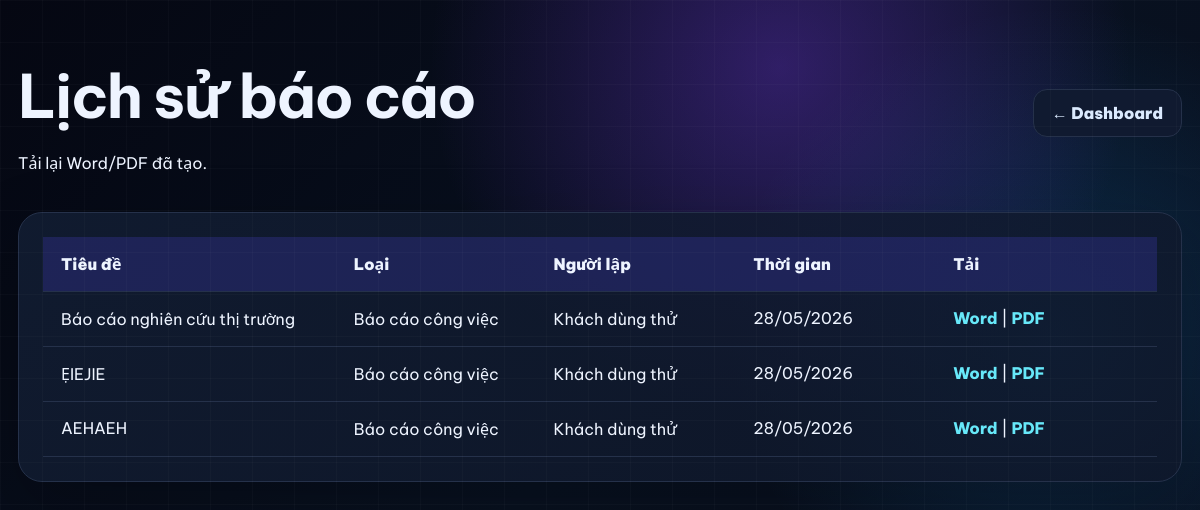
The page /history (signed in) on the database its author committed.
### app.py (models this page shows)
class Report(db.Model):
    id = db.Column(db.Integer, primary_key=True)
    report_id = db.Column(db.String(40), unique=True, nullable=False)
    user_key = db.Column(db.String(80), nullable=False)
    title = db.Column(db.String(220))
    report_type = db.Column(db.String(120))
    author = db.Column(db.String(120))
    department = db.Column(db.String(160))
    docx_filename = db.Column(db.String(260))
    pdf_filename = db.Column(db.String(260))
    has_excel = db.Column(db.Boolean, default=False)
    created_at = db.Column(db.DateTime, default=datetime.utcnow)

### app.py (the view)
@app.route("/history")
def history():
    user = get_or_create_user()
    reports = Report.query.filter_by(user_key=user.user_key).order_by(Report.id.desc()).limit(100).all()
    return render_template("history.html", reports=reports)

### app.py (called while the page is built)
def generate_csrf():
    token = session.get("csrf_token")
    if not token:
        token = hashlib.sha256((str(uuid.uuid4()) + app.secret_key).encode()).hexdigest()
        session["csrf_token"] = token
    return token

def rate_limit():
    now = int(time.time())
    bucket = session.get("rate_bucket", {"start": now, "count": 0})
    if now - bucket.get("start", now) >= 60:
        bucket = {"start": now, "count": 0}
    bucket["count"] = bucket.get("count", 0) + 1
    session["rate_bucket"] = bucket
    if bucket["count"] > RATE_LIMIT_PER_MINUTE:
        log_security("rate_limit", request.path)
        abort(429)

@app.before_request
def security_guard():
    db.create_all()
    if FORCE_HTTPS and request.headers.get("X-Forwarded-Proto", "https") != "https":
        return redirect(request.url.replace("http://", "https://", 1), code=301)
    rate_limit()
    if request.method == "POST" and request.endpoint not in {"payment_webhook", "support_chat_api"}:
        verify_csrf()

@app.after_request
def add_security_headers(resp):
    resp.headers["X-Frame-Options"] = "DENY"
    resp.headers["X-Content-Type-Options"] = "nosniff"
    resp.headers["Referrer-Policy"] = "strict-origin-when-cross-origin"
    resp.headers["Permissions-Policy"] = "geolocation=(), microphone=(), camera=()"
    if FORCE_HTTPS:
        resp.headers["Strict-Transport-Security"] = "max-age=31536000; includeSubDomains"
    resp.headers["Content-Security-Policy"] = "default-src 'self' https://fonts.googleapis.com https://fonts.gstatic.com; img-src 'self' data: https:; style-src 'self' 'unsafe-inline' https://fonts.googleapis.com; script-src 'self' 'unsafe-inline'; connect-src 'self';"
    return resp

@app.context_processor
def inject_globals():
    return {"csrf_token": generate_csrf(), "support_email": SUPPORT_EMAIL, "support_phone": SUPPORT_PHONE, "admin_email": ADMIN_EMAIL, "payment_provider": PAYMENT_PROVIDER}

@app.before_request
def ensure_db():
    pass

def get_or_create_user():
    if "user_key" not in session:
        session["user_key"] = "guest_" + str(uuid.uuid4())
    user = User.query.filter_by(user_key=session["user_key"]).first()
    if not user:
        user = User(user_key=session["user_key"], name="Khách dùng thử")
        db.session.add(user)
        db.session.commit()
    return user

### templates/history.html (shortened to what this page needs)
<!DOCTYPE html><html lang="vi"><head><link rel="stylesheet" href="/static/style.css"></head><body>
<main class="history-page"><div class="history-top"><div><h1>Lịch sử báo cáo</h1><p>Tải lại Word/PDF đã tạo.</p></div><a class="link-btn" href="/app">← Dashboard</a></div><div class="history-table"><div class="row head"><span>Tiêu đề</span><span>Loại</span><span>Người lập</span><span>Thời gian</span><span>Tải</span></div>{% for r in reports %}<div class="row"><span>{{ r.title }}</span><span>{{ r.report_type }}</span><span>{{ r.author or "..." }}</span><span>{{ r.created_at.strftime('%d/%m/%Y') }}</span><span><a href="/download/docx/{{ r.docx_filename }}">Word</a> | <a href="/download/pdf/{{ r.pdf_filename }}">PDF</a></span></div>{% else %}<div class="row"><span>Chưa có báo cáo</span><span></span><span></span><span></span><span></span></div>{% endfor %}</div></main></body></html>

### static/style.css (style rules this page uses)
:root { --bg:#070b18;--panel:#0f1728cc;--panel2:#111c31e6;--line:#25314a; --text:#eef4ff;--muted:#94a3b8;--blue:#1fa2ff;--violet:#7c3aed;--pink:#d946ef;--green:#22c55e; }
* { box-sizing:border-box }
body { margin:0;min-height:100vh;background:radial-gradient(circle at 65% 8%,rgba(124,58,237,.35),transparent 32%),radial-gradient(circle at 88% 40%,rgba(31,162,255,.2),transparent 28%),linear-gradient(135deg,#050712,#081120 50%,#090d1b);color:var(--text);font-family:"Be Vietnam Pro",system-ui,sans-serif;overflow-x:hidden }
body:before { content:"";position:fixed;inset:0;background-image:linear-gradient(rgba(255,255,255,.025) 1px,transparent 1px),linear-gradient(90deg,rgba(255,255,255,.025) 1px,transparent 1px);background-size:42px 42px;pointer-events:none }
a { color:inherit;text-decoration:none }
.btn,.buy-btn,.primary,.link-btn,.outline-btn { display:inline-flex;align-items:center;justify-content:center;border:0;border-radius:14px;padding:13px 18px;font-weight:900;cursor:pointer }
.outline-btn,.link-btn { border:1px solid var(--line);background:#101a30;color:#dbeafe }
.feature,.plan,.payment-note,.checkout-card,.history-table,.creator,.ai-card,.recent,.setting-card { border:1px solid var(--line);background:linear-gradient(145deg,rgba(17,28,49,.92),rgba(15,23,42,.78));border-radius:24px;padding:24px;box-shadow:0 24px 70px rgba(0,0,0,.22) }
.pricing-page,.checkout-page,.history-page { width:min(1180px,calc(100% - 36px));margin:36px auto }
.pricing-head h1,.checkout-card h1,.history-top h1 { font-size:clamp(36px,5vw,62px);margin:18px 0 10px;letter-spacing:-2px }
.history-top { display:flex;align-items:center;justify-content:space-between;gap:18px;margin-bottom:22px }
.row { display:grid;grid-template-columns:1.2fr .8fr .8fr .8fr .8fr;gap:14px;padding:16px 18px;border-bottom:1px solid var(--line) }
.row.head { background:rgba(79,70,229,.22);font-weight:900 }
.row a { color:#67e8f9;font-weight:800 }

### rows shown on the page
Report: title "Báo cáo nghiên cứu thị trường", report_type "Báo cáo công việc", author "Khách dùng thử", created_at "28/05/2026"
Report: title "ẸIEJIE", report_type "Báo cáo công việc", author "Khách dùng thử", created_at "28/05/2026"
Report: title "AEHAEH", report_type "Báo cáo công việc", author "Khách dùng thử", created_at "28/05/2026"
